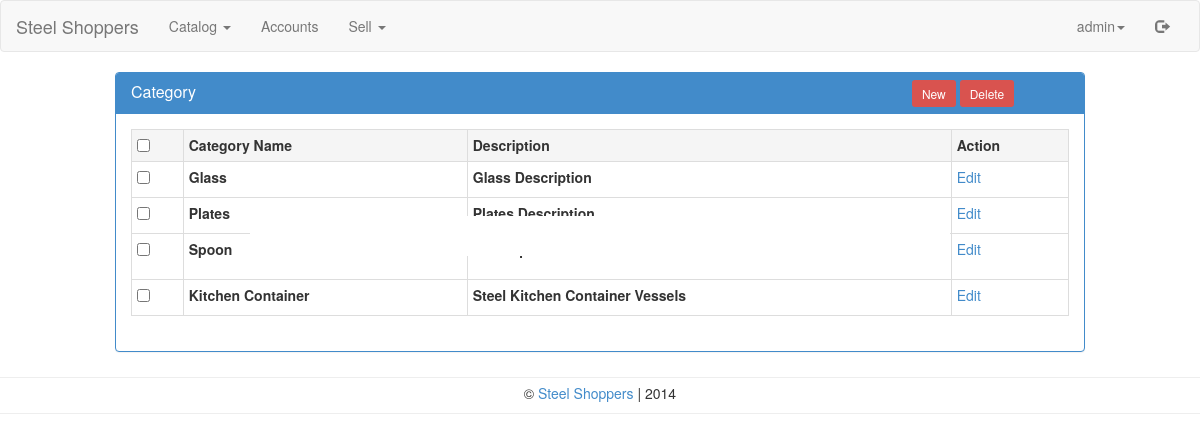
/admin/category.php (signed in), run on the app's committed database.
### tables this page shows
CREATE TABLE IF NOT EXISTS `ss_user` (
  `id` int(11) NOT NULL AUTO_INCREMENT,
  `username` varchar(20) NOT NULL,
  `password` varchar(64) NOT NULL,
  `salt` varchar(32) NOT NULL,
  `name` varchar(50) NOT NULL,
  `joined` datetime NOT NULL,
  `group` int(11) NOT NULL,
  `email` varchar(100) NOT NULL,
  `mobile` varchar(15) NOT NULL,
  PRIMARY KEY (`id`)
);

CREATE TABLE IF NOT EXISTS `ss_category` (
  `id` int(10) NOT NULL AUTO_INCREMENT,
  `category` varchar(200) NOT NULL,
  `description` varchar(500) NOT NULL,
  PRIMARY KEY (`id`)
);

### classes/Config.php (called while the page is built)
<?php
class Config {
    public static function get($path = null) {
        if($path) {
            $config = $GLOBALS['config'];
            $path = explode('/', $path);
            foreach($path as $bit) {
                if(isset($config[$bit])) {
                    $config = $config[$bit];
                }
            }
            return $config;
        }
        return false;
    }
}

### classes/DB.php (called while the page is built, shortened)
<?php
class DB {
    private static $_instance = null;
    private $_pdo,
            $_query,
            $_error = false,
            $_results,
            $_count = 0;
    private function __construct() {
        try {
            $this->_pdo = new PDO('mysql:host=' . Config::get('mysql/host') . ';dbname=' . Config::get('mysql/db'), Config::get('mysql/username'), Config::get('mysql/password'));
        } catch(PDOException $e) {
            die($e->getMessage());
        }
    }
    public static function getInstance() {
        if(!isset(self::$_instance)) {
            self::$_instance = new DB();
        }
        return self::$_instance;
    }
    public function query($sql, $params = array()) {
        $this->_error = false;
        if($this->_query = $this->_pdo->prepare($sql)) {
            $x = 1;
            if(count($params)) {
                foreach($params as $param) {
                    $this->_query->bindValue($x, $param);
                    $x++;
                }
            }
            if($this->_query->execute()) {
                $this->_results = $this->_query->fetchAll(PDO::FETCH_OBJ);
                $this->_count = $this->_query->rowCount();
            } else {
                $this->_error = true;
            }
        }
        return $this;
    }
    public function action($action, $table, $where = array()) {
        if(count($where) === 3) {
            $operators = array('=', '>', '<', '>=', '<=');
            $field = $where[0];
            $operator = $where[1];
            $value = $where[2];
            if(in_array($operator, $operators)) {
                $sql = "{$action} FROM {$table} WHERE {$field} {$operator} ?";
                if(!$this->query($sql, array($value))->error()) {
                    return $this;
                }
            }
        }
        return false;
    }
    public function get($table, $where) {
        return $this->action('SELECT *', $table, $where);
    }
    public function results() {
        return $this->_results;
    }
    public function first() {
        return $this->results()[0];
    }
    public function error() {
        return $this->_error;
    }
    public function count() {
        return $this->_count;
    }
}

### classes/User.php (called while the page is built, shortened)
<?php
class User {
    private $_db,
            $_data,
            $_sessionName,
            $_cookieName,
            $_isLoggedIn;
    public function __construct($user = null) {
        $this->_db = DB::getInstance();
        $this->_sessionName = Config::get('session/session_name');
        if(!$user) {
            if(Session::exists($this->_sessionName)) {
                $user = Session::get($this->_sessionName);
                if($this->find($user)) {
                    $this->_isLoggedIn = true;
                } else {
                }
            }
        } else {
            $this->find($user);
        }
    }
    public function find($user = null) {
        if($user) {
            $field = (is_numeric($user)) ? 'id' : 'username';
            $data = $this->_db->get('ss_user', array($field, '=', $user));
            if($data->count()) {
                $this->_data = $data->first();
                return true;
            }
        }
        return false;
    }
    public function data() {
        return $this->_data;
    }
    public function isLoggedIn() {
        return $this->_isLoggedIn;
    }
}

### classes/Session.php (called while the page is built, shortened)
<?php
class Session {
    public static function exists($name) {
        return (isset($_SESSION[$name])) ? true : false ;
    }
    public static function get($name) {
        return $_SESSION[$name];
    }
}

### admin/category.php (the view, shortened to what this page needs)
<?php
require_once 'header.php';
?>
<div class="row">
    <div class="col-md-1"></div>
    <div class="col-md-10">
        <div class="panel panel-primary">
            <div class="panel-heading">
                <div class="row">
                    <div class="col-sm-9">
                        <h3 class="panel-title">Category</h3>
                    </div>
                    <div class="col-sm-3">
                        <center>
                            <a href="add-category.php" class="btn-sm btn-danger">New</a>
                            <a onclick="$('#form').submit();" class="btn-sm btn-danger" style="cursor: pointer;">Delete</a>
                        </center>
                    </div>
                </div>
            </div>
            <div class="panel-body">
                <form action="#" method="post" id="form">
                    <table class="table table-bordered table-condensed table-hover">
                        <tr class="active">
                            <th><input type="checkbox" onclick="$('input[type*=\'checkbox\']').attr('checked', this.checked);"></th>
                            <th>Category Name</th>
                            <th>Description</th>
                            <th>Action</th>
                        </tr>
                                <?php
                                $db = DB::getInstance();
                                $data = $db->action('SELECT *', 'ss_category', array('1', '=', '1'));
                                $count = $data->count();
                                for($x = 0; $x<$count; $x++) {
                                ?>
                        <tr>
                            <td><input type="checkbox" id="<?php echo $data->results()[$x]->id; ?>" name="id" value="<?php echo $data->results()[$x]->id; ?>"></td>
                            <td><label for="<?php echo $data->results()[$x]->id; ?>"><?php echo $data->results()[$x]->category; ?></label></td>
                            <td><label for="<?php echo $data->results()[$x]->id; ?>"><?php echo $data->results()[$x]->description; ?></label></td>
                            <td><a href="?id=<?php echo $data->results()[$x]->id . "&category=" . $data->results()[$x]->category . "&description=" . $data->results()[$x]->description; ?>&#edit">Edit</a></td>
                        </tr>
                        <?php   } ?>
                    </table>
                </form>
                <div class="modall" id="edit">
                    <div class="modal-container">
                    </div>
                </div>
            </div>
        </div>
    </div>
    <div class="col-md-1"></div>
</div>
<?php
require_once 'footer.php';
?>

### admin/header.php (shortened to what this page needs)
<?php
if(file_exists('../config.php')) {
    require_once '../config.php';
} else {
    echo("Missing Configuration File.");
}
$user = new User();
?>
<!DOCTYPE html>
<html>
<head>
    <link rel="stylesheet" href="../css/bootstrap.min.css">
    <link rel="stylesheet" href="../css/style.css">
    <link rel="stylesheet" href="../css/modal.css">
</head>
<body>
<nav class="navbar navbar-default" role="navigation">
    <div class="container-fluid">
        <div class="navbar-header">
            <a class="navbar-brand" href="index.php">Steel Shoppers</a>
        </div>
        <div class="collapse navbar-collapse" id="bs-example-navbar-collapse-1">
            <ul class="nav navbar-nav">
                <li class="dropdown">
                    <a href="#" class="dropdown-toggle" data-toggle="dropdown">Catalog <span class="caret"></span></a>
                </li>
                <li><a href="users.php">Accounts </a></li>
                <li class="dropdown">
                    <a href="#" class="dropdown-toggle" data-toggle="dropdown">Sell <span class="caret"></span></a>
                </li>
            </ul>
            <ul class="nav navbar-nav navbar-right">
                <?php
                if($user->isLoggedIn()) {
                    ?>
                    <li class="dropdown">
                        <a href="#" class="dropdown-toggle" data-toggle="dropdown"><?php echo $user->data()->username; ?><span class="caret"></span></a>
                    </li>
                <?php
                }
                ?>
                <li>
                    <?php
                    if($user->isLoggedIn()) {
                        echo '<a href="' . HTTP_SERVER . 'logout.php"><span class="glyphicon glyphicon-log-out"></span></a>';
                    } else {
                        echo '<a href="' . HTTP_SERVER . 'login.php"><span class="glyphicon glyphicon-log-in"></span></a>';
                    }
                    ?>
                </li>
            </ul>
        </div>
    </div>
</nav>
<div class="container-fluid">

### css/modal.css (style rules this page uses)
.modal-container { position: fixed; background-color: #fff; width: 70%; max-width: 700px; left: 50%; padding: 20px; border-radius: 5px; -webkit-transform: translate(-50%, -300%); -ms-transform: translate(-50%, -300%); transform: translate(-50%, -300%); -webkit-transition: -webkit-transform 200ms ease-out; transition: transform 200ms ease-out; }
.modall:before { content: ""; position: fixed; display: none; background-color: rgba(0,0,0,.7); top: 0; left: 0; height: 100%; width: 100%; }

### data on the page
ss_user: username "admin"
ss_category: category "Glass", description "Glass Description"
ss_category: category "Plates", description "Plates Description"
ss_category: category "Spoon"
ss_category: category "Kitchen Container", description "Steel Kitchen Container Vessels"
